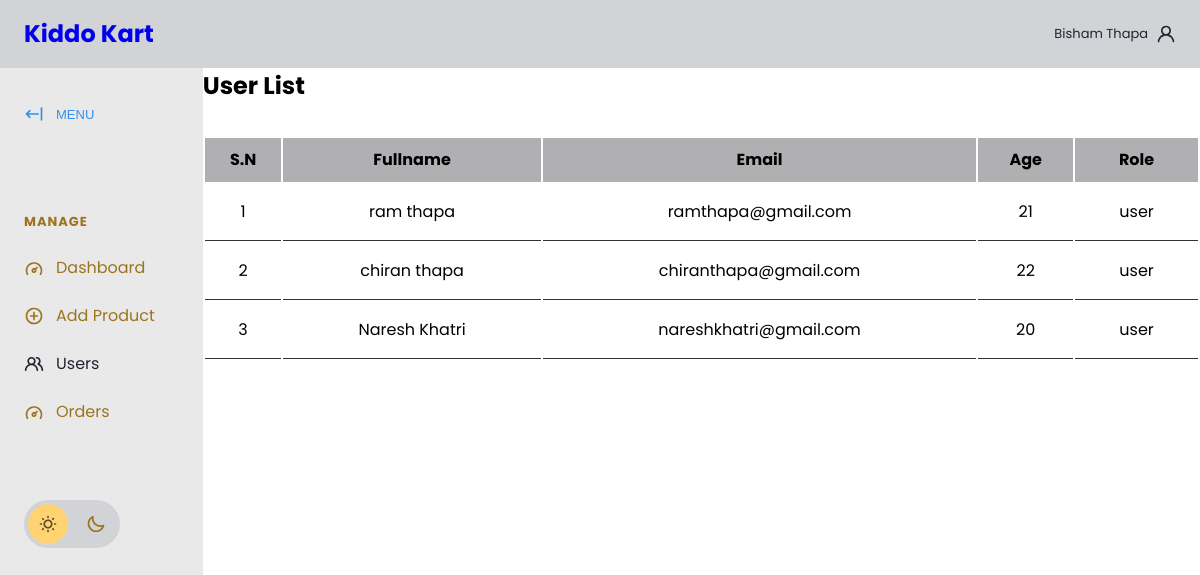
The app's page /php/userlist.php (signed in) with its own data.
### tables this page shows
CREATE TABLE `users` (
  `ID` int(11) NOT NULL,
  `Username` varchar(100) DEFAULT NULL,
  `Email` varchar(100) DEFAULT NULL,
  `Password` varchar(100) DEFAULT NULL,
  `Age` int(11) DEFAULT NULL,
  `UserRole` varchar(10) NOT NULL,
  `Phone_No` varchar(200) NOT NULL
);

### php/userlist.php (the view, shortened to what this page needs)
<?php
include_once('connection.php');
$username = $_SESSION['username']
?>
<!DOCTYPE html>
<html lang="en">
<head>
    <link rel="stylesheet" href="https://cdn.jsdelivr.net/npm/modern-normalize@1.1.0/modern-normalize.min.css">
    <link rel="stylesheet" href="app.css">
    <link rel="stylesheet" href="./product.css">
</head>
<body>
    <header id="main-header">
        <nav>
            <ul>
                <li id="main-header__logo">
                    <a href="./admindb.html">
                    <h1>Kiddo Kart</h1>
                    </a>
                </li>
            </ul>
            <a href="#">
            <span><?php echo $username ?></span>
                <svg>
                    <use xlink:href="#icon-user"></use>
                </svg>
            </a>
        </nav>
    </header>
    <section id="main">
        <div id="sidebar">
            <button id="sidebar__collapse">
                <svg>
                    <use xlink:href="#icon-collapse"></use>
                </svg>
                <span>MENU</span>
            </button>
            <nav id="sidebar__nav">
                <ul>
                    <li class="menu-heading"><span>Manage</span></li>
                    <li>
                        <a href="admindb.php">
                            <svg>
                                <use xlink:href="#icon-dashboard"></use>
                            </svg>
                            <span>Dashboard</span>
                        </a>
                    </li>
                    <li>
                        <a href="./addproduct.php">
                            <svg>
                                <use xlink:href="#icon-add"></use>
                            </svg>
                            <span>Add Product</span>
                        </a>
                    </li>
                    <li>
                        <a href="#" class="active">
                            <svg>
                                <use xlink:href="#icon-users"></use>
                            </svg>
                            <span>Users</span>
                        </a>
                    </li>
                    <li>
                    <li>
                        <a href="viewproducts.php" >
                            <svg>
                                <use xlink:href="#icon-dashboard"></use>
                            </svg>
                            <span>Orders</span>
                        </a>
                    </li>
            </nav>
            <div id="sidebar__theme-switcher">
                <svg id="sidebar__theme-switcher__sun">
                    <use xlink:href="#icon-sun"></use>
                </svg>
                <svg id="sidebar__theme-switcher__moon">
                    <use xlink:href="#icon-moon"></use>
                </svg>
            </div>
        </div>
        <div class="form-container">
            <h1>User List</h1>
            <div class="admin-product-form-container">
                <?php
                $select = mysqli_query($conn, "SELECT * FROM users where UserRole = 'user'");
                $sn = 1;
                ?>
                <div class="product-display">
                    <table class="product-display-table">
                        <thead>
                            <tr>
                                <th>S.N</th>
                                <th>Fullname</th>
                                <th>Email</th>
                                <th>Age</th>
                                <th>Role</th>
                            </tr>
                        </thead>
                        <?php while ($row = mysqli_fetch_assoc($select)) {
                            ?>
                            <tr>
                                <td>
                                    <?php echo $sn++; ?>
                                </td>
                                <td>
                                    <?php echo $row['Username']; ?>
                                </td>
                                <td>
                                    <?php echo $row['Email']; ?>
                                </td>
                                <td>
                                    <?php echo $row['Age'] ?>
                                </td>
                                <td>
                                    <?php echo $row['UserRole'] ?>
                                </td>
                            </tr>
                        <?php } ?>
                    </table>
                </div>
            </div>
</body>
</html>

### php/app.css (style rules this page uses)
:root { --gray-base: #202430; --gray-shade-60: #13161D; --gray-tint-30: #912941; --gray-tint-50: #9d741d; --gray-tint-80: #D2D3D6; --gray-alpha-80: rgb(32 36 48 / .8); --gray-tint-90: #E9E9EA; --white-base: #fff; --primary-base: #358FE6; --extras-sun: #FFD371; --extras-moon: #7190FF; --extras-black-alpha-64: rgb(0 0 0 / .64); --extras-white-alpha-64: rgb(255 255 255 / .64); }
:root[data-theme="light"] { --main-header-bg: var(--gray-tint-80); --top-bar-icon-fill: var(--gray-base); --sidebar-bg: var(--gray-tint-90); --sidebar-icon-fill: var(--gray-tint-50); --sidebar-icon-active-fill: var(--gray-base); --sidebar-link-color: var(--gray-tint-50); --sidebar-link-active-color: var(--gray-base); --sidebar-menu-heading-color: var(--gray-tint-50); --theme-switcher-bg: var(--gray-tint-80); --theme-switcher-indicator: var(--extras-sun); --theme-switcher-indicator-pos: .25rem; --sun-icon-fill: var(--extras-black-alpha-64); --moon-icon-fill: var(--gray-tint-50); --main-header-link-color: var(--gray-base); }
html { font-size: 100%; line-height: 1.4; }
body { font-family: 'Figtree', sans-serif; }
#main-header { background-color: var(--main-header-bg); padding: 1rem 1.5rem; transition: background-color .4s ease-in-out; }
#main-header nav, #main-header ul, #main-header a { display: flex; align-items: center; }
#main-header nav { justify-content: space-between; }
#main-header nav ul { list-style: none; margin: 0; padding: 0; gap: 2rem; }
#main-header svg { width: 1.5rem; height: 1.5rem; fill: var(--top-bar-icon-fill); transition: fill .4s ease-in-out; }
#main-header__logo, #main-header a span { display: none; }
#main { position: relative; }
#sidebar { background-color: var(--sidebar-bg); padding: 1.5rem 0 1.5rem 1.5rem; position: absolute; top: 0; display: flex; flex-direction: column; gap: 4rem; min-height: 200%; align-items: flex-start; transform: translate3d(-100%, 0, 0); transition: transform .4s ease-in-out, background-color .4s ease-in-out; }
#sidebar svg { width: 1.25rem; height: 1.25rem; fill: var(--sidebar-icon-fill); transition: fill .4s ease-in-out; }
#sidebar__collapse { display: none; }
#sidebar__nav ul { list-style: none; padding: 0; margin: 0; }
#sidebar__nav ul a { display: flex; padding: .75rem 0; gap: .75rem; align-items: center; text-decoration: none; color: var(--sidebar-link-color); padding-right: 3rem; transition: color .3s ease-in-out; }
#sidebar__nav ul a.active { color: var(--sidebar-link-active-color); }
#sidebar__nav ul a.active svg { fill: var(--sidebar-icon-active-fill); }
.menu-heading { color: var(--sidebar-menu-heading-color); font-size: 81.25%; text-transform: uppercase; font-weight: 700; letter-spacing: 1px; padding: .75rem 0; }
#sidebar__theme-switcher { background-color: var(--theme-switcher-bg); border-radius: 50px; display: flex; align-items: center; padding: 0.875rem; gap: 1.75rem; position: relative; cursor: pointer; transition: background-color .4s ease-in-out; }
#sidebar__theme-switcher::before { content: ''; position: absolute; width: 2.5rem; height: 2.5rem; background-color: var(--theme-switcher-indicator); border-radius: 50px; z-index: 0; left: 0; transform: translateX(var(--theme-switcher-indicator-pos)); transition: transform .4s ease-in-out; }
#sidebar__theme-switcher svg { z-index: 1; }
#sidebar #sidebar__theme-switcher__sun { fill: var(--sun-icon-fill); }
#sidebar #sidebar__theme-switcher__moon { fill: var(--moon-icon-fill); }
@media screen and (min-width: 768px) { #main-header__logo { display: block; } }
@media screen and (min-width: 768px) { #main-header svg { width: 1.25rem; height: 1.25rem; } }
@media screen and (min-width: 768px) { #main-header a { text-decoration: none; } }
@media screen and (min-width: 768px) { #main-header a span { display: inline-block; font-size: 81.25%; color: var(--main-header-link-color); transition: color .4s ease-in-out; } }
@media screen and (min-width: 768px) { #main-header a { gap: .5rem; } }
@media screen and (min-width: 768px) { #sidebar { position: relative; transform: none; } }
@media screen and (min-width: 768px) { #main { display: grid; grid-template-columns: auto 1fr; } }
@media screen and (min-width: 768px) { #sidebar__collapse { display: flex; align-items: center; gap: .75rem; padding: .75rem 0; appearance: none; background: transparent; border: none; font-size: 81.25%; color: var(--primary-base); cursor: pointer; } }
@media screen and (min-width: 768px) { #sidebar__collapse svg { fill: var(--primary-base); } }

### records on screen
users: Username "ram thapa", Email "ramthapa@gmail.com", Age "21", UserRole "user"
users: Username "chiran thapa", Email "chiranthapa@gmail.com", Age "22", UserRole "user"
users: Username "Naresh Khatri", Email "nareshkhatri@gmail.com", Age "20", UserRole "user"

### other values on screen
$username "Bisham Thapa"
